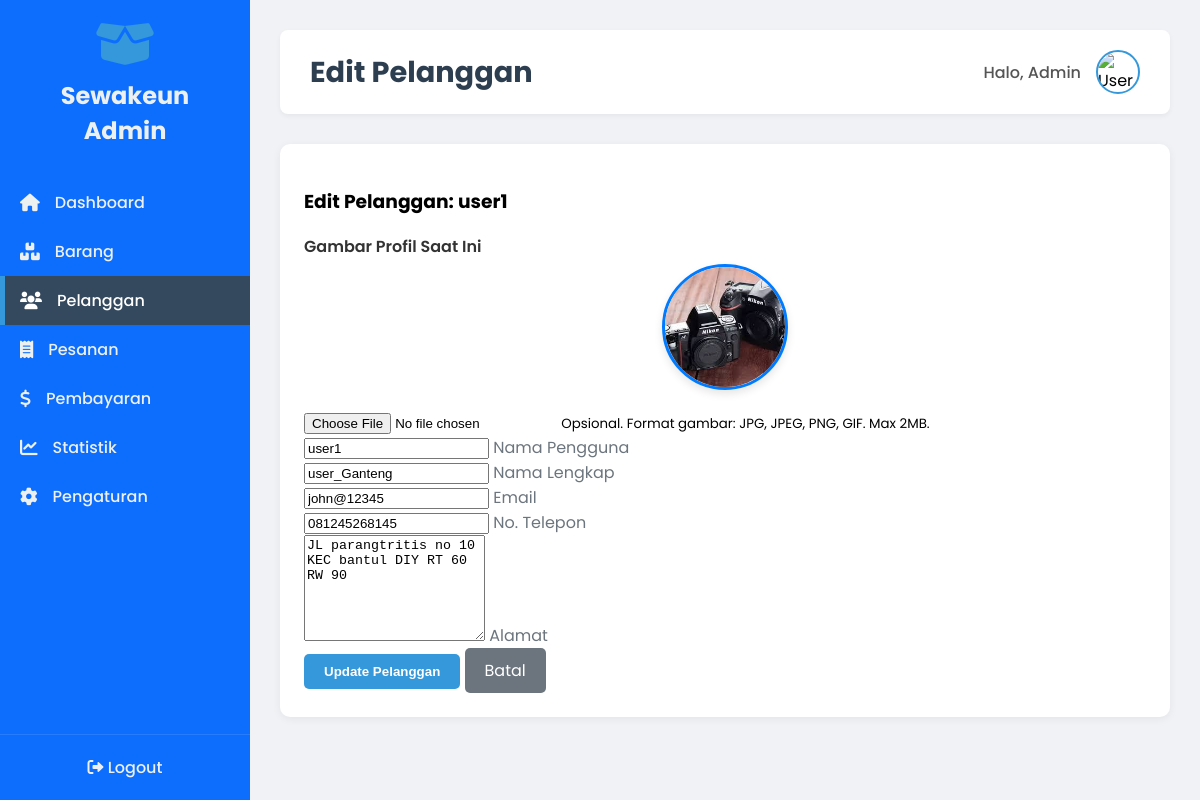
Screenshot of /Admin/edit_pelanggan.php?id=2 (signed in) with the database file from the repository.
### tables this page shows
CREATE TABLE `users` (
  `id` int(11) NOT NULL,
  `username` varchar(50) NOT NULL,
  `nama_lengkap` varchar(100) DEFAULT NULL,
  `email` varchar(100) DEFAULT NULL,
  `no_hp` varchar(20) DEFAULT NULL,
  `alamat` varchar(255) DEFAULT NULL,
  `foto_profil` varchar(255) DEFAULT NULL,
  `saldo` decimal(15,2) NOT NULL DEFAULT '0.00',
  `phone_number` varchar(20) DEFAULT NULL,
  `address` text,
  `profile_picture` varchar(255) DEFAULT NULL,
  `created_at` datetime DEFAULT CURRENT_TIMESTAMP,
  `password` varchar(255) NOT NULL,
  `role` enum('user','admin') NOT NULL
);

### Admin/edit_pelanggan.php (the view, shortened to what this page needs)
<?php
include '../koneksi.php';
$id = intval($_GET['id'] ?? 0);
$customer_data = null;
if ($id > 0) {
    $query_customer = mysqli_query($conn, "SELECT * FROM users WHERE id=$id AND role='user'");
    $customer_data = mysqli_fetch_assoc($query_customer);
} else {
    header('Location: pelanggan.php');
    exit();
}
?>
<!DOCTYPE html>
<html lang="id">
<head>
    <link rel="stylesheet" href="../style.css">
    <link rel="stylesheet" href="style_admin.css">
    <link rel="stylesheet" href="https://cdnjs.cloudflare.com/ajax/libs/font-awesome/6.0.0-beta3/css/all.min.css">
</head>
<body>
    <div class="dashboard-wrapper">
        <aside class="sidebar" style="background:#0d6efd!important;color:#fff!important;">
            <div class="sidebar-logo">
                <i class="fas fa-box-open"></i>
                <h3>Sewakeun Admin</h3>
            </div>
            <nav class="sidebar-nav">
                <ul>
                    <li><a href="index.php"><i class="fas fa-home"></i> Dashboard</a></li>
                    <li><a href="item.php"><i class="fas fa-boxes"></i> Barang</a></li>
                    <li><a href="pelanggan.php" class="active"><i class="fas fa-users"></i> Pelanggan</a></li>
                    <li><a href="pesanan.php"><i class="fas fa-receipt"></i> Pesanan</a></li>
                    <li><a href="pembayaran.php"><i class="fas fa-dollar-sign"></i> Pembayaran</a></li>
                    <li><a href="statistik.php"><i class="fas fa-chart-line"></i> Statistik</a></li>
                    <li><a href="setting.php"><i class="fas fa-cog"></i> Pengaturan</a></li>
                </ul>
            </nav>
            <div class="sidebar-footer">
                <a href="../logout.php"><i class="fas fa-sign-out-alt"></i> Logout</a>
            </div>
        </aside>
        <main class="main-content">
            <header class="main-header">
                <h2>Edit Pelanggan</h2>
                <div class="user-info">
                    <span>Halo, Admin</span>
                    <img src="../assets/images/default_profile.png" alt="User Avatar" class="user-avatar">
                </div>
            </header>
            <section>
                <form class="form-produk" method="POST" enctype="multipart/form-data">
                    <h3>Edit Pelanggan: <?= htmlspecialchars($customer_data['username']) ?></h3>
                    <div class="mb-3 text-center">
                        <label for="foto_profil" class="form-label d-block mb-2">Gambar Profil Saat Ini</label>
                        <?php if($customer_data['foto_profil'] && file_exists('../' . $customer_data['foto_profil'])): ?>
                            <img src="../<?= htmlspecialchars($customer_data['foto_profil']) ?>" alt="Profile Picture" class="customer-profile-picture-preview">
                        <?php else: ?>
                            <img src="../assets/images/default_profile.png" alt="Default Profile Picture" class="customer-profile-picture-preview">
                        <?php endif; ?>
                        <input type="file" class="form-control mt-2 mx-auto" id="foto_profil" name="foto_profil" accept="image/*" style="max-width: 300px;">
                        <small class="form-text text-muted">Opsional. Format gambar: JPG, JPEG, PNG, GIF. Max 2MB.</small>
                    </div>
                    <div class="form-floating mb-3">
                        <input type="text" class="form-control" id="username" name="username" placeholder="Username" value="<?= htmlspecialchars($customer_data['username']) ?>" required>
                        <label for="username">Nama Pengguna</label>
                    </div>
                    <div class="form-floating mb-3">
                        <input type="text" class="form-control" id="nama_lengkap" name="nama_lengkap" placeholder="Nama Lengkap" value="<?= htmlspecialchars($customer_data['nama_lengkap']) ?>" required>
                        <label for="nama_lengkap">Nama Lengkap</label>
                    </div>
                    <div class="form-floating mb-3">
                        <input type="email" class="form-control" id="email" name="email" placeholder="Email" value="<?= htmlspecialchars($customer_data['email']) ?>" required>
                        <label for="email">Email</label>
                    </div>
                    <div class="form-floating mb-3">
                        <input type="text" class="form-control" id="no_hp" name="no_hp" placeholder="Nomor Telepon" value="<?= htmlspecialchars($customer_data['no_hp']) ?>">
                        <label for="no_hp">No. Telepon</label>
                    </div>
                    <div class="form-floating mb-3">
                        <textarea class="form-control" id="alamat" name="alamat" placeholder="Alamat" style="height: 100px" required><?= htmlspecialchars($customer_data['alamat']) ?></textarea>
                        <label for="alamat">Alamat</label>
                    </div>
                    <div class="d-flex justify-content-between gap-2 mt-4">
                        <button type="submit" name="edit_pelanggan" class="btn btn-primary flex-fill">Update Pelanggan</button>
                        <a href="pelanggan.php" class="btn-back flex-fill">Batal</a>
                    </div>
                </form>
            </section>
        </main>
    </div>
</body>
</html>

### Admin/style_admin.css (style rules this page uses)
body { font-family: 'Poppins', sans-serif; margin: 0; background-color: #f0f2f5; }
.dashboard-wrapper { display: flex; min-height: 100vh; }
.sidebar { width: 250px; background-color: #2c3e50; color: #ecf0f1; display: flex; flex-direction: column; padding-top: 20px; box-shadow: 2px 0 10px rgba(0,0,0,0.1); }
.sidebar-logo { text-align: center; margin-bottom: 30px; padding: 0 20px; }
.sidebar-logo i { font-size: 3rem; color: #3498db; margin-bottom: 10px; }
.sidebar-logo h3 { margin: 0; font-size: 1.5rem; font-weight: 700; color: #ecf0f1; }
.sidebar-nav ul { list-style: none; padding: 0; margin: 0; }
.sidebar-nav li a { display: flex; align-items: center; padding: 12px 20px; color: #ecf0f1; text-decoration: none; transition: background-color 0.3s, color 0.3s; font-weight: 500; }
.sidebar-nav li a i { margin-right: 15px; font-size: 1.1rem; }
.sidebar-nav a.active, .sidebar-nav a:hover { background: #1565c0; color: #fff; }
.sidebar-nav li a:hover, .sidebar-nav li a.active { background-color: #34495e; color: #ffffff; border-left: 5px solid #3498db; padding-left: 15px; }
.sidebar-footer { margin-top: auto; padding: 20px; border-top: 1px solid rgba(255,255,255,0.1); text-align: center; }
.sidebar-footer a { color: #ecf0f1; text-decoration: none; font-weight: 500; transition: color 0.3s; }
.main-content { flex-grow: 1; padding: 30px; background-color: #f0f2f5; }
.main-header { display: flex; justify-content: space-between; align-items: center; margin-bottom: 30px; background-color: #ffffff; padding: 20px 30px; border-radius: 8px; box-shadow: 0 2px 5px rgba(0,0,0,0.05); }
.main-header h2 { margin: 0; color: #2c3e50; font-size: 1.8rem; }
.user-info { display: flex; align-items: center; gap: 15px; }
.user-info span { font-weight: 500; color: #555; }
.user-avatar { width: 40px; height: 40px; border-radius: 50%; object-fit: cover; border: 2px solid #3498db; }
.form-label { display: block; margin-bottom: 5px; font-weight: 600; color: #333; }
.btn { padding: 10px 20px; border: none; border-radius: 5px; cursor: pointer; font-weight: 600; transition: background-color 0.3s ease; }
.btn-primary { background-color: #3498db; color: #ffffff; }
.customer-profile-picture-preview { max-width: 150px; height: auto; border-radius: 50%; object-fit: cover; margin-bottom: 20px; border: 2px solid #ddd; }
.form-produk { background: #fff; padding: 24px; border-radius: 10px; box-shadow: 0 2px 8px rgba(0,0,0,0.06); margin-bottom: 32px; }

### Admin/edit_pelanggan.php (style rules this page uses)
.customer-profile-picture-preview { width: 120px; height: 120px; border-radius: 50%; object-fit: cover; margin: 0 auto 20px auto; display: block; border: 3px solid #007bff; box-shadow: 0 4px 8px rgba(0,0,0,0.1); }
.form-floating label { color: #6c757d; }
.form-produk .btn-back { background-color: #6c757d; color: white; padding: 10px 20px; border: none; border-radius: 5px; cursor: pointer; font-size: 1em; transition: background-color 0.3s ease; display: inline-block; text-align: center; text-decoration: none; }

### rows the page displays
users: username "user1", foto_profil (picture), nama_lengkap "user_Ganteng", email "john@12345", no_hp "081245268145", alamat "JL parangtritis no 10 KEC bantul DIY RT 60 RW 90"
